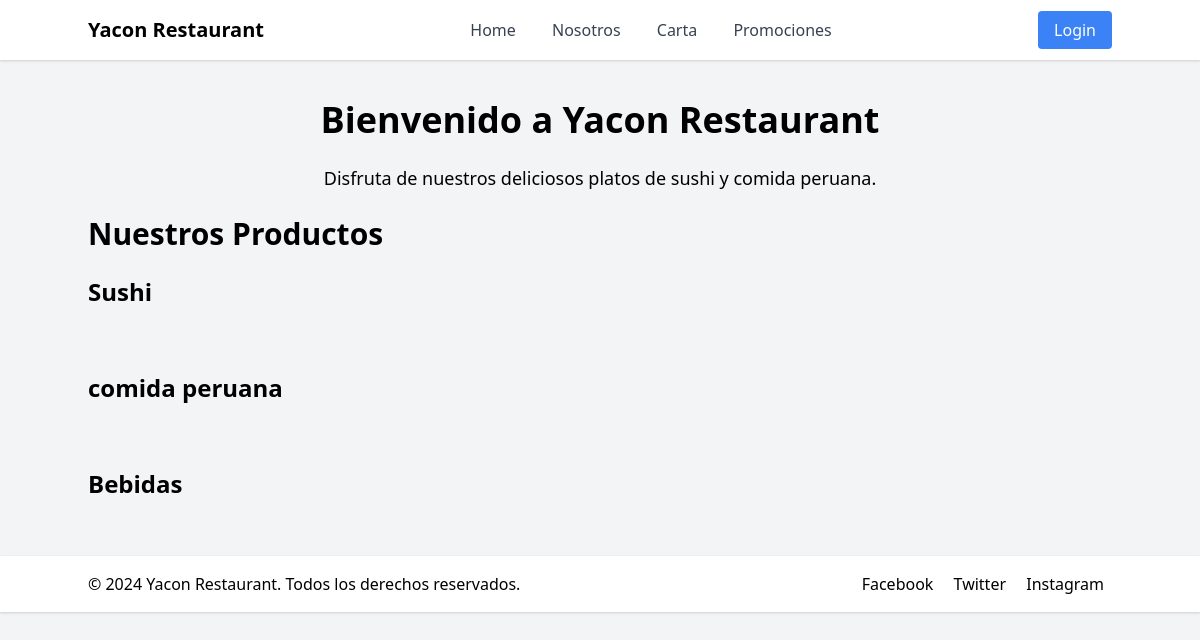
Before: / with the older database file.
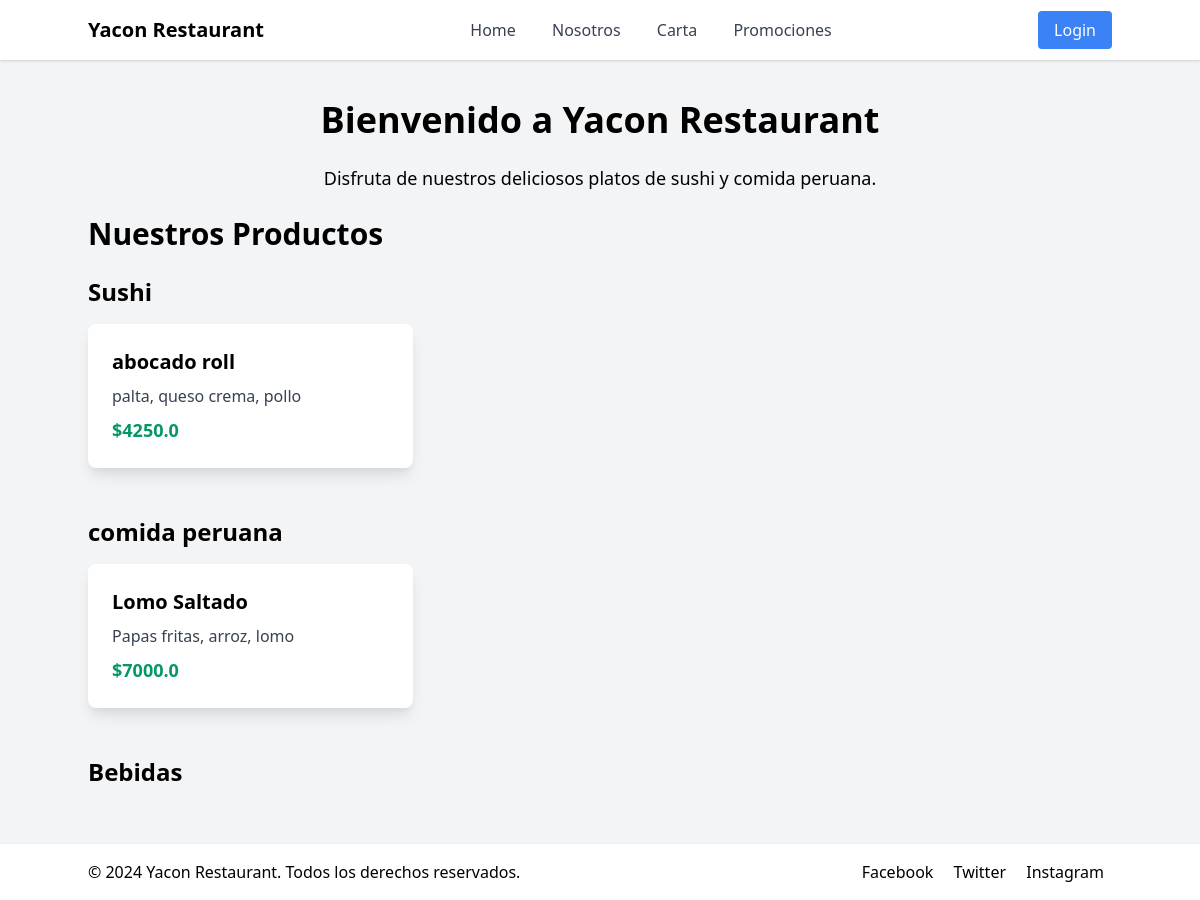
After: the same page with the newer database file.
### app.py (models this page shows)
class Category(db.Model):
    id = db.Column(db.Integer, primary_key=True)
    name = db.Column(db.String(50), unique=True, nullable=False)
    products = db.relationship('Product', backref='category', lazy=True)

class Product(db.Model):
    id = db.Column(db.Integer, primary_key=True)
    name = db.Column(db.String(100), nullable=False)
    description = db.Column(db.Text, nullable=True)
    price = db.Column(db.Float, nullable=False)
    category_id = db.Column(db.Integer, db.ForeignKey(
        'category.id'), nullable=False)

### app.py (the view)
@app.route('/')
def home():
    categories = Category.query.all()
    products_by_category = {
        category.name: category.products for category in categories}
    print("Products by Category:", products_by_category)  # Debugging line
    return render_template('home.html', products_by_category=products_by_category)

### app.py (called while the page is built)
@app.context_processor
def inject_now():
    return {'now': datetime.datetime.now(), 'timedelta': datetime.timedelta}

### templates/home.html (shortened to what this page needs)
{% extends 'base.html' %}  {% block content %}
<h1 class="text-4xl font-extrabold mb-6 text-center">
  Bienvenido a Yacon Restaurant
</h1>
<p class="mb-6 text-lg text-center">
  Disfruta de nuestros deliciosos platos de sushi y comida peruana.
</p>
<h2 class="text-3xl font-semibold mb-6">Nuestros Productos</h2>
<div class="space-y-12">
  {% for category, products in products_by_category.items() %}
  <div>
    <h3 class="text-2xl font-bold mb-4">{{ category }}</h3>
    <div class="grid grid-cols-1 md:grid-cols-2 lg:grid-cols-3 gap-6">
      {% for product in products %}
      <div
        class="bg-white p-6 rounded-lg shadow-lg hover:shadow-xl transition-shadow duration-300"
      >
        <h4 class="text-xl font-bold mb-2">{{ product.name }}</h4>
        <p class="text-gray-700 mb-2">{{ product.description }}</p>
        <p class="text-lg font-semibold text-green-600">${{ product.price }}</p>
      </div>
      {% endfor %}
    </div>
  </div>
  {% endfor %}
</div>
{% endblock %}

### templates/base.html (shortened to what this page needs)
<!DOCTYPE html>
<html lang="es">
  <head>
    <link
      href="https://cdnjs.cloudflare.com/ajax/libs/tailwindcss/2.2.19/tailwind.min.css"
      rel="stylesheet"
    />
  </head>
  <body class="bg-gray-100">
    <nav class="bg-white shadow p-4">
      <div class="container mx-auto flex justify-between items-center">
        <a href="{{ url_for('home') }}" class="text-xl font-bold"
          >Yacon Restaurant</a
        >
        <div>
          <a href="{{ url_for('home') }}" class="px-4 py-2 text-gray-700"
            >Home</a
          >
          <a href="{{ url_for('nosotros') }}" class="px-4 py-2 text-gray-700"
            >Nosotros</a
          >
          <a href="{{ url_for('carta') }}" class="px-4 py-2 text-gray-700"
            >Carta</a
          >
          <a href="{{ url_for('promociones') }}" class="px-4 py-2 text-gray-700"
            >Promociones</a
          >
        </div>
        <div>
          {% if current_user.is_authenticated %} {% if current_user.is_admin %}
          <a
            href="{{ url_for('manage_products') }}"
            class="px-4 py-2 bg-gray-500 text-white rounded"
            >Gestionar Productos</a
          >
          <a
            href="{{ url_for('manage_categories') }}"
            class="px-4 py-2 bg-gray-500 text-white rounded"
            >Gestionar Categorías</a
          >
          {% endif %}
          <a
            href="{{ url_for('logout') }}"
            class="px-4 py-2 bg-red-500 text-white rounded"
            >Logout</a
          >
          {% else %}
          <a
            href="{{ url_for('login') }}"
            class="px-4 py-2 bg-blue-500 text-white rounded"
            >Login</a
          >
          {% endif %}
        </div>
      </div>
    </nav>
    <div class="container mx-auto mt-10">
       {% block content %}{% endblock %}
    </div>
    <footer class="bg-white shadow mt-10 p-4">
      <div class="container mx-auto flex justify-between items-center">
        <div>&copy; 2024 Yacon Restaurant. Todos los derechos reservados.</div>
        <div>
          <a href="https://facebook.com" target="_blank" class="px-2"
            >Facebook</a
          >
          <a href="https://twitter.com" target="_blank" class="px-2">Twitter</a>
          <a href="https://instagram.com" target="_blank" class="px-2"
            >Instagram</a
          >
        </div>
      </div>
    </footer>
  </body>
</html>

Changed rows visible on the page:
added Product: name "abocado roll", description "palta, queso crema, pollo", price "4250.0", shown under Category "Sushi"
added Product: name "Lomo Saltado", description "Papas fritas, arroz, lomo", price "7000.0", shown under Category "comida peruana"
